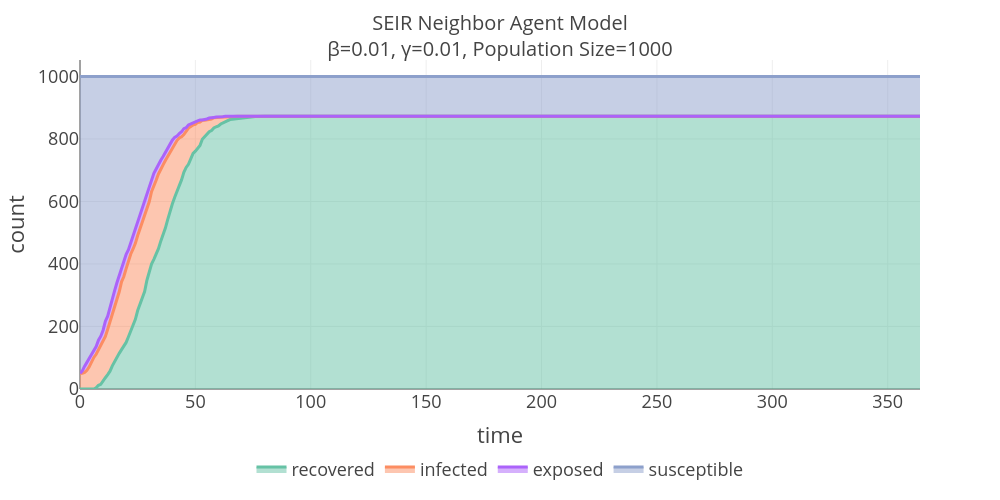

This figure's notebook cell:
### Markdown cell above
### Area Plot

### Code cell
fig = px.area(df, x="time", y="count", color="grp", color_discrete_map=color_map)
fig.update_layout(**graph_params)
fig.show()

### Figure 1 — Plotly figure (JSON) as saved in the notebook; plotly's stock layout.template omitted (floating-point values rounded to 4 significant figures; data arrays with more than 128 entries replaced by an {"elided": "..."} marker saying what was removed)
{"data": [{"fillpattern": {"shape": ""}, "hovertemplate": "grp=recovered<br>time=%{x}<br>count=%{y}<extra></extra>", "legendgroup": "recovered", "line": {"color": "#66c2a5"}, "marker": {"symbol": "circle"}, "mode": "lines", "name": "recovered", "orientation": "v", "showlegend": true, "stackgroup": "1", "type": "scatter", "x": {"elided": "365 int values"}, "xaxis": "x", "y": {"elided": "365 int values"}, "yaxis": "y"}, {"fillpattern": {"shape": ""}, "hovertemplate": "grp=infected<br>time=%{x}<br>count=%{y}<extra></extra>", "legendgroup": "infected", "line": {"color": "#fc8d62"}, "marker": {"symbol": "circle"}, "mode": "lines", "name": "infected", "orientation": "v", "showlegend": true, "stackgroup": "1", "type": "scatter", "x": {"elided": "365 int values"}, "xaxis": "x", "y": {"elided": "365 int values"}, "yaxis": "y"}, {"fillpattern": {"shape": ""}, "hovertemplate": "grp=exposed<br>time=%{x}<br>count=%{y}<extra></extra>", "legendgroup": "exposed", "line": {"color": "#ab63fa"}, "marker": {"symbol": "circle"}, "mode": "lines", "name": "exposed", "orientation": "v", "showlegend": true, "stackgroup": "1", "type": "scatter", "x": {"elided": "365 int values"}, "xaxis": "x", "y": {"elided": "365 int values"}, "yaxis": "y"}, {"fillpattern": {"shape": ""}, "hovertemplate": "grp=susceptible<br>time=%{x}<br>count=%{y}<extra></extra>", "legendgroup": "susceptible", "line": {"color": "#8da0cb"}, "marker": {"symbol": "circle"}, "mode": "lines", "name": "susceptible", "orientation": "v", "showlegend": true, "stackgroup": "1", "type": "scatter", "x": {"elided": "365 int values"}, "xaxis": "x", "y": {"elided": "365 int values"}, "yaxis": "y"}], "layout": {"height": 500, "legend": {"orientation": "h", "title": {"text": ""}, "tracegroupgap": 0, "x": 0.5, "xanchor": "center", "y": -0.3, "yanchor": "bottom"}, "margin": {"t": 60}, "title": {"font": {"size": 20}, "text": "SEIR Neighbor Agent Model<br>β=0.01, γ=0.01, Population Size=1000"}, "width": 1000, "xaxis": {"anchor": "y", "domain": [0, 1], "title": {"text": "time"}}, "yaxis": {"anchor": "x", "domain": [0, 1], "title": {"text": "count"}}}}
